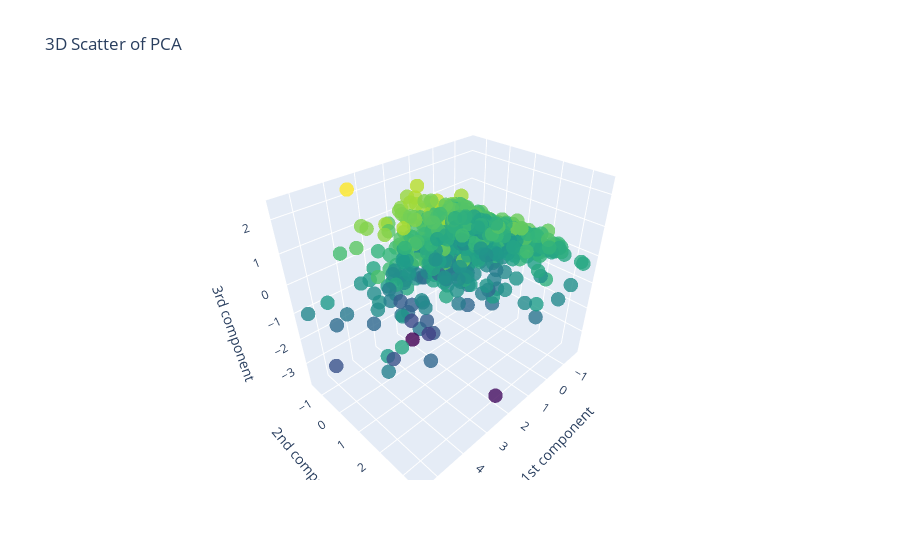

Notebook code for this chart:
### Markdown cell above
Below, a 3-dimensional graph showing the three principal components is displayed:

### Code cell
# Prepare data
xdata = pca_X[:, 0]
ydata = pca_X[:, 1]
zdata = pca_X[:, 2]

# Create 3D scatter plot
fig = go.Figure(data=[go.Scatter3d(
    x=xdata,
    y=ydata,
    z=zdata,
    mode='markers',
    marker=dict(
        size=5,
        color=zdata,  # Color by zdata
        colorscale='Viridis',  # Choose a colorscale
        opacity=0.8
    )
)])

# Update layout
fig.update_layout(
    title='3D Scatter of PCA',
    scene=dict(
        xaxis_title='1st component',
        yaxis_title='2nd component',
        zaxis_title='3rd component',
        xaxis=dict(tickmode='linear', tick0=-2, dtick=1),
        yaxis=dict(tickmode='linear', tick0=-2, dtick=1),
        zaxis=dict(tickmode='linear', tick0=-2, dtick=1)
    )
)

# Show plot
fig.show()

### Figure 1 — Plotly figure (JSON) as saved in the notebook; plotly's stock layout.template omitted (floating-point values rounded to 4 significant figures; data arrays with more than 128 entries replaced by an {"elided": "..."} marker saying what was removed)
{"data": [{"marker": {"color": {"elided": "1000 float values"}, "colorscale": [[0, "#440154"], [0.1111, "#482878"], [0.2222, "#3e4989"], [0.3333, "#31688e"], [0.4444, "#26828e"], [0.5556, "#1f9e89"], [0.6667, "#35b779"], [0.7778, "#6ece58"], [0.8889, "#b5de2b"], [1, "#fde725"]], "opacity": 0.8, "size": 5}, "mode": "markers", "type": "scatter3d", "x": {"elided": "1000 float values"}, "y": {"elided": "1000 float values"}, "z": {"elided": "1000 float values"}}], "layout": {"scene": {"xaxis": {"dtick": 1, "tick0": -2, "tickmode": "linear", "title": {"text": "1st component"}}, "yaxis": {"dtick": 1, "tick0": -2, "tickmode": "linear", "title": {"text": "2nd component"}}, "zaxis": {"dtick": 1, "tick0": -2, "tickmode": "linear", "title": {"text": "3rd component"}}}, "title": {"text": "3D Scatter of PCA"}}}
